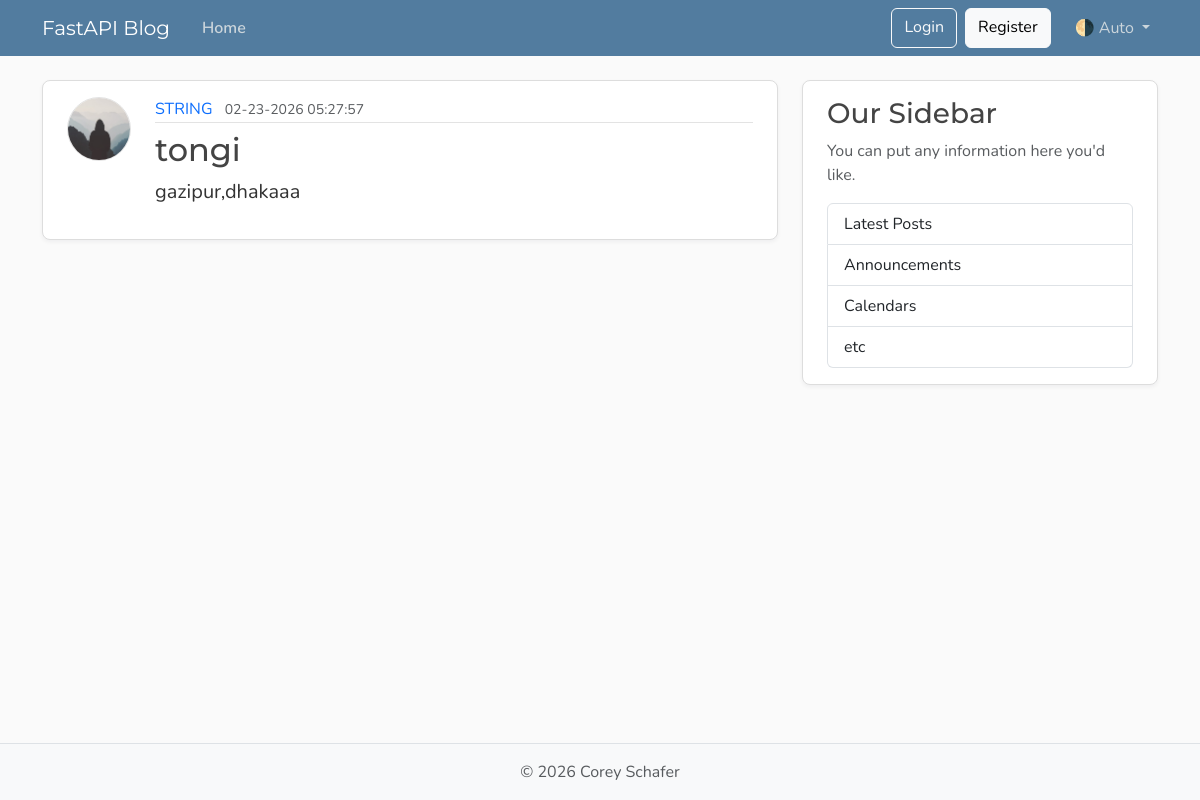
Page /posts on the earlier database version.
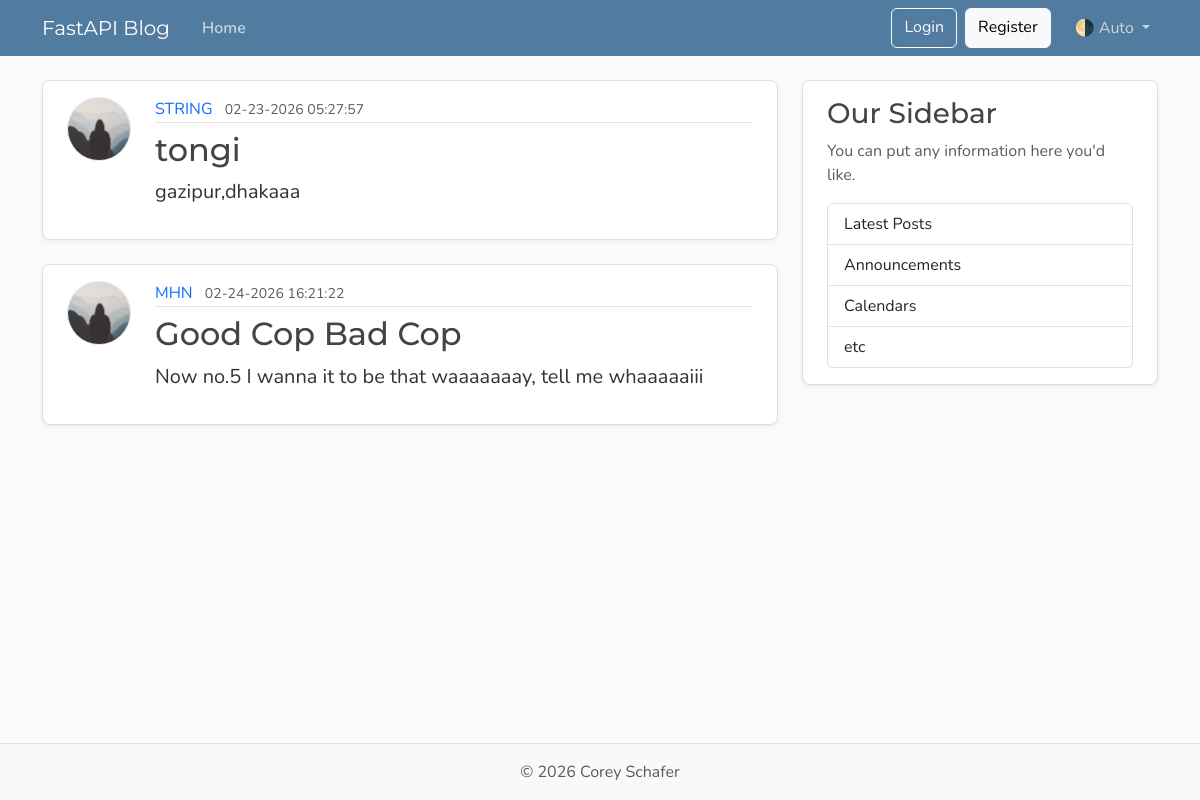
Same page on the later database version.
### models.py (models this page shows, shortened)
class Post(Base):
    __tablename__ = 'posts'
    id: Mapped[int] = mapped_column(Integer, primary_key=True, index=True)
    title: Mapped[str] = mapped_column(Integer, nullable=False)
    content: Mapped[str] = mapped_column(Text, nullable=False)
    user_id: Mapped[int] = mapped_column(ForeignKey("users.id"), nullable=False, index=True)
    date_posted: Mapped[datetime] = mapped_column(DateTime(timezone=True), default=lambda: datetime.now(UTC))
    author: Mapped[User] = relationship(back_populates="posts")

class  User(Base):
    __tablename__ = "users"
    id: Mapped[int] = mapped_column(Integer, primary_key=True, index=True)
    username: Mapped[str] = mapped_column(String(50), unique=True, nullable=False)
    email: Mapped[str] = mapped_column(String(120), unique=True, nullable=False)
    image_file: Mapped[str|None] = mapped_column(String(200), nullable=True, default=None)
    posts: Mapped[list[Post]] = relationship(back_populates="author", cascade="all, delete-orphan")

### main.py (the view)
@app.get("/", include_in_schema=False, name="home")
@app.get("/posts", include_in_schema=True, name="posts")
async def  home(request: Request, db: Annotated[AsyncSession, Depends(get_db)]):
    r = await db.execute(select(models.Post).options(selectinload(models.Post.author)))
    posts = r.scalars()
    return templates.TemplateResponse(
        request=request,
        name="home.html",
        context={"posts": posts, "title": "All Posts"}
    )

### templates/home.html
{% extends "layout.html" %}
{% block content %}
  {% for post in posts %}
    <article class="content-section py-3 px-4 mb-4">
      <div class="d-flex align-items-start gap-4">
        <img class="rounded-circle article-img flex-shrink-0"
        src = "{{ post.author.image_path }}"
             alt="{{ post.author.username }}'s profile picture"
             width="64"
             height="64"
             loading="lazy">
        <div class="flex-grow-1">
          <div class="article-metadata mb-2">
            <a class="me-2" href="{{ url_for('user_posts_page', user_id=post.author.id if post.author else post.user_id) }}">{{ post.author.username.upper() }}</a>
            <small class="text-body-secondary">{{ post.date_posted.strftime("%m-%d-%Y %H:%M:%S") }}</small>
          </div>
          <h2>
            <a class="article-title" href="{{ url_for('get_post_page', post_id=post.id) }}">{{ post.title }}</a>
          </h2>
          <p class="article-content">{{ post.content }}</p>
        </div>
      </div>
    </article>
  {% endfor %}
{% endblock content %}

### templates/layout.html (shortened to what this page needs)
<!DOCTYPE html>
<html lang="en">
  <head>
    <link href="https://cdn.jsdelivr.net/npm/bootstrap@5.3.8/dist/css/bootstrap.min.css"
          rel="stylesheet"
>
    <link rel="stylesheet"
          type="text/css"
          href="{{ url_for("static", path='css/main.css') }}">
  </head>
  <body class="d-flex flex-column min-vh-100">
    <header class="site-header">
      <nav class="navbar navbar-expand-md bg-steel fixed-top"
           data-bs-theme="dark">
        <div class="container">
          <a class="navbar-brand me-4" href="{{ url_for("home") }}">FastAPI Blog</a>
          <div class="collapse navbar-collapse" id="navbarToggle">
            <div class="navbar-nav me-auto">
              <a class="nav-link active"
                 aria-current="page"
                 href="{{ url_for("home") }}">Home</a>
            </div>
            <div class="navbar-nav">
              <a class="btn btn-outline-light mb-2 mb-md-0 me-md-2" href="#">Login</a>
              <a class="btn btn-light mb-2 mb-md-0 me-md-3" href="#">Register</a>
              <div class="nav-item dropdown">
                <a class="nav-link dropdown-toggle"
                   href="#"
                   role="button"
                   id="bd-theme"
                   data-bs-toggle="dropdown"
                   aria-expanded="false">
                  <span id="bd-theme-text">🌗 Auto</span>
                </a>
              </div>
            </div>
          </div>
        </div>
      </nav>
    </header>
    <main role="main" class="container">
      <div class="row">
        <div class="col-md-8">
          {% block content %}
          {% endblock content %}
        </div>
        <aside class="col-md-4">
          <div class="content-section py-3 px-4 mb-4">
            <h3>Our Sidebar</h3>
            <p class="text-body-secondary">You can put any information here you'd like.</p>
            <ul class="list-group">
              <li class="list-group-item">Latest Posts</li>
              <li class="list-group-item">Announcements</li>
              <li class="list-group-item">Calendars</li>
              <li class="list-group-item">etc</li>
            </ul>
          </div>
        </aside>
      </div>
    </main>
    <footer class="mt-auto py-3 bg-body-tertiary border-top">
      <div class="container text-center">
        <p class="text-body-secondary mb-0">
          © <span id="year"></span> Corey Schafer
        </p>
      </div>
    </footer>
  </body>
</html>

### static/css/main.css (style rules this page uses)
:root { --font-heading: "Montserrat", system-ui, -apple-system, BlinkMacSystemFont, sans-serif; --font-body: "Nunito", system-ui, -apple-system, BlinkMacSystemFont, sans-serif; --color-bg-body: #fafafa; --color-bg-content: #ffffff; --color-text-primary: #333333; --color-text-heading: #444444; --color-steel: #527c9f; --color-nav-link: #cbd5db; --color-nav-link-hover: #ffffff; --color-link-hover: #428bca; --color-border: #dddddd; --color-border-light: #e3e3e3; --spacing-xl: 5rem; --article-img-size: 4rem; --account-img-size: 7.813rem; }
body { font-family: var(--font-body); background: var(--color-bg-body); color: var(--color-text-primary); }
main { padding-top: var(--spacing-xl); }
h1, h2, h3, h4, h5, h6 { font-family: var(--font-heading); color: var(--color-text-heading); }
.navbar-brand { font-family: var(--font-heading); }
a { text-decoration: none; }
.bg-steel { background-color: var(--color-steel); }
.site-header .navbar-nav .nav-link { color: var(--color-nav-link); transition: color 0.2s ease-in-out; }
.site-header .navbar-nav .nav-link.active { font-weight: 600; }
.content-section { background: var(--color-bg-content); border: 1px solid var(--color-border); border-radius: 0.5rem; box-shadow: 0 2px 4px rgba(15, 23, 42, 0.05); transition: box-shadow 0.15s ease, transform 0.15s ease, border-color 0.15s ease; }
.article-title { color: var(--color-text-heading); transition: color 0.2s ease-in-out; }
.article-content { white-space: pre-line; font-size: 1.25rem; }
.article-img { height: var(--article-img-size); width: var(--article-img-size); flex-shrink: 0; object-fit: cover; border: 1px solid var(--color-border-light); box-shadow: 0 0 0 2px var(--color-bg-content); }
.article-metadata { padding-bottom: 0.063rem; border-bottom: 1px solid var(--color-border-light); }
.article-metadata a { transition: color 0.2s ease-in-out; }
[data-bs-theme="dark"] { --color-bg-body: #1a1a1a; --color-bg-content: #2d2d2d; --color-text-primary: #e0e0e0; --color-text-heading: #f0f0f0; --color-border: #404040; --color-border-light: #4a4a4a; }

Differences in the rows shown:
added Post: author.username "MHN", date_posted "02-24-2026 16:21:22", title "Good Cop Bad Cop", content "Now no.5 I wanna it to be that waaaaaaay, tell me whaaaaaiii"
